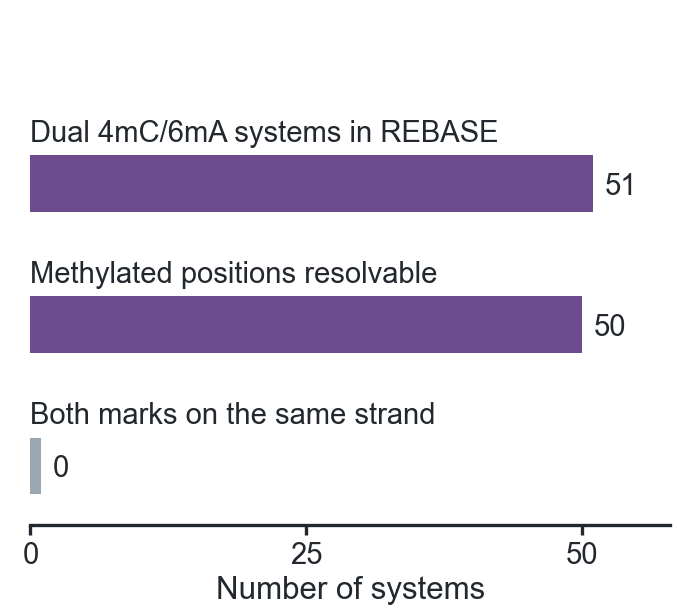

The Python source for this figure:
"""Figure 3, panel d — funnel of REBASE dual 4mC/6mA systems.

Message: dual 4mC/6mA systems are not rare, but none places both marks on the
same strand.  Three-step funnel of counts (51 -> 50 -> 0); the terminal zero is
drawn as a visible baseline stub plus an explicit "0" label so the slot is never
empty.

Tile geometry is fixed at 677 x 614 px (2.257 x 2.047 in @ 300 dpi) for the
multi-panel composer, which stamps the panel letter itself — the top-left
~10 x 6 mm is left clear here and no letter is drawn.

Run this as a `python` tool cell (environment: epi-rna) so the {{artifact:...}}
marker on the CSV path resolves to a local file path.
"""

import csv
import sys, importlib
from pathlib import Path

# [FIG18] タイルを再生成できるよう、artifact マーカーをローカルの入力表に解決しておく。
_DATA_DIR = Path(__file__).resolve().parents[2] / 'data_261013'

sys.path.insert(0, '/Users/okaban/bioinfo/rna-seq/15_paper_figures/scripts')
U = importlib.import_module('00_shared_utils')
U.apply_unified_style()

import matplotlib as mpl
mpl.rcParams['savefig.bbox'] = None          # the style helper sets 'tight',
                                             # which would resize the canvas
import matplotlib.pyplot as plt

# ── data ──────────────────────────────────────────────────────────────────────
CSV = str(_DATA_DIR / "v9ce87d3e_F3d_rebase.csv")
rows = list(csv.DictReader(open(CSV)))
stages = [r['stage'] for r in rows]
counts = [int(r['n']) for r in rows]
assert counts == [51, 50, 0], counts

LAB = ['Dual 4mC/6mA systems in REBASE',
       'Methylated positions resolvable',
       'Both marks on the same strand']

# ── figure ────────────────────────────────────────────────────────────────────
F = U.FONT
fig = plt.figure(figsize=(2.257, 2.047), dpi=300)
ax = fig.add_axes([0.045, 0.145, 0.945, 0.735])
U.style_axes(ax)

XMAX = 58.0
STUB = 0.95          # data-unit stub so the terminal zero is a visible mark
BH = 0.40            # bar height
ys = [2, 1, 0]       # top-to-bottom funnel rows

for y, n, lab in zip(ys, counts, LAB):
    col = U.COL_GRAY if n == 0 else U.COL_DUAL_SET
    w = STUB if n == 0 else n
    ax.barh(y, w, height=BH, color=col, edgecolor='none', zorder=3)
    # category identity label, sitting above its own bar (replaces y ticks)
    ax.text(0, y + 0.255, lab, ha='left', va='bottom',
            fontsize=F['tick'], color=U.COL_DARK, zorder=4)
    # count at the open end of the bar
    ax.text(w + 1.1, y, f'{n:d}', ha='left', va='center_baseline',
            fontsize=F['tick'], color=U.COL_DARK, zorder=4)

ax.set_xlim(0, XMAX)
ax.set_ylim(-0.42, 2.78)
ax.set_yticks([])
ax.spines['left'].set_visible(False)
ax.set_xticks([0, 25, 50])
ax.set_xlabel('Number of systems', fontsize=F['axis_label'])
ax.tick_params(axis='x', length=2.5, pad=1.5)
ax.xaxis.labelpad = 1.5

# takeaway title, kept clear of the composer's top-left letter zone
fig.text(0.205, 0.985,
'',
ha='left', va='top', fontsize=F['panel_title'],
color=U.COL_DARK, linespacing=1.22)

# ── save (collision assert first, then an exact-size check) ───────────────────
U.assert_no_text_collisions(fig, 'Fig3d funnel')
fig.savefig(str(Path(__file__).with_suffix('.png')), dpi=300, transparent=True,
            bbox_inches=None, pad_inches=0)

from PIL import Image
sz = Image.open(str(Path(__file__).with_suffix('.png'))).size
assert sz == (677, 614), sz
print('size', sz)
